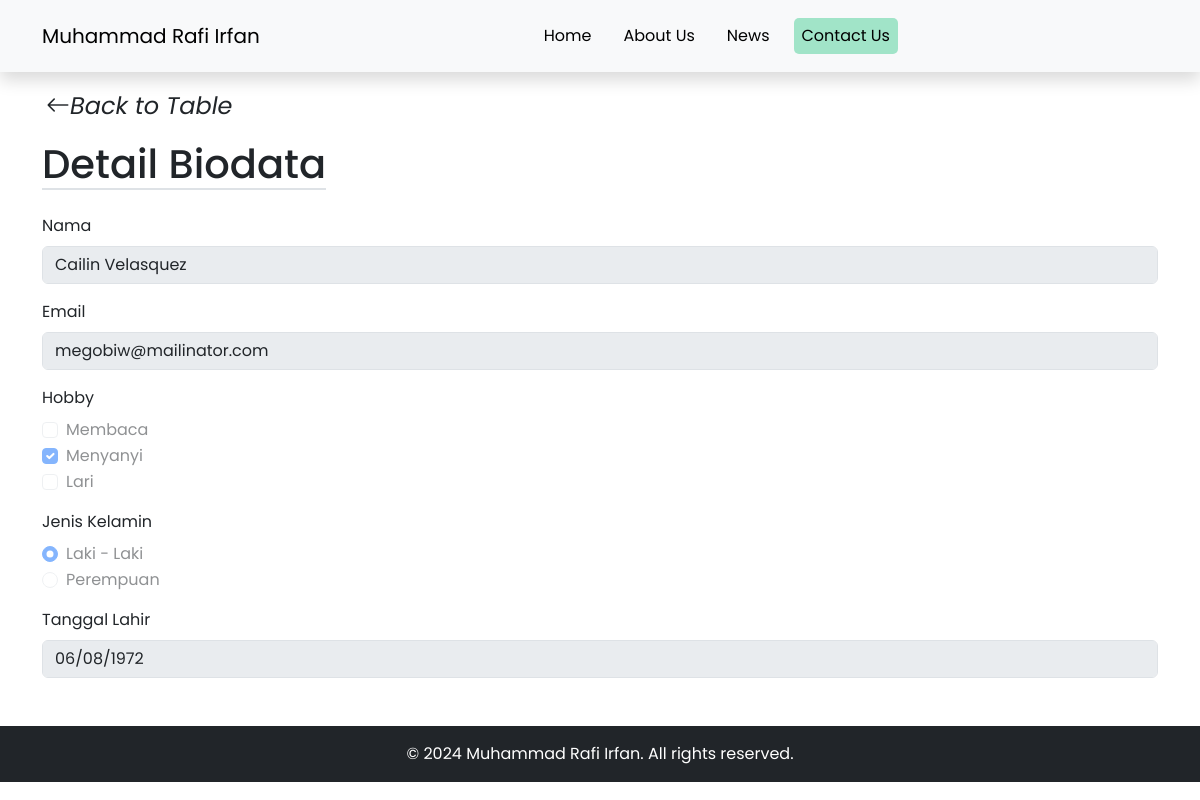
The page /view.php?id=45 on the database its author committed.
### tables this page shows
CREATE TABLE `users` (
  `id` int UNSIGNED NOT NULL,
  `name` varchar(100) NOT NULL,
  `email` varchar(100) NOT NULL,
  `hobbies` varchar(255) NOT NULL,
  `gender` varchar(20) DEFAULT NULL,
  `birthDate` date DEFAULT NULL
);

### view.php (the view, shortened to what this page needs)
<?php
include 'koneksi.php';
$id = $_GET['id'];
$sql = "SELECT * FROM users WHERE id = $id";
$result = $conn->query($sql);
if ($result->num_rows > 0) {
    $row = $result->fetch_assoc();
} else {
    echo "No records found";
    exit;
}
?>
<!DOCTYPE html>
<html lang="en">
<head>
    <link rel="stylesheet" href="https://cdn.jsdelivr.net/npm/bootstrap-icons@1.11.3/font/bootstrap-icons.min.css">
    <link href="https://cdn.jsdelivr.net/npm/bootstrap@5.3.3/dist/css/bootstrap.min.css" rel="stylesheet">
    <link rel="stylesheet" href="assets/css/style.css">
</head>
<body>
    <header class="bg-light position-sticky w-100 shadow py-2">
        <nav class="navbar navbar-expand-lg navbar-light bg-light">
            <div class="container">
                <a class="navbar-brand" href="#">Muhammad Rafi Irfan</a>
                <div class="collapse navbar-collapse justify-content-center" id="navbarNav">
                    <ul class="navbar-nav d-flex gap-3">
                        <li class="nav-item"><a class="nav-link" href="index.php">Home</a></li>
                        <li class="nav-item"><a class="nav-link" href="about.php">About Us</a></li>
                        <li class="nav-item"><a class="nav-link" href="halaman-berita/dashboard-berita.php">News</a></li>
                        <li class="nav-item"><a class="nav-link active" aria-current="page" href="#">Contact Us</a></li>
                    </ul>
                </div>
            </div>
        </nav>
    </header>
    <section class="container my-3">
        <a href="tables.php" class="link-dark link-underline link-underline-opacity-0 p-0 fs-4">
            <i class="bi bi-arrow-left px-1 pe-2 rounded-end fs-4">Back to Table</i>
        </a>
        <h1 class="border-bottom border-2 mt-3" style="width: max-content;">Detail Biodata</h1>
        <form class="mt-4" method="post">
            <div class="mb-3">
                <label for="name" class="form-label">Nama</label>
                <input type="text" class="form-control" id="name" name="fName" value="<?= $row['name'] ?>" disabled>
            </div>
            <div class="mb-3">
                <label for="email" class="form-label">Email</label>
                <input type="email" class="form-control" id="email" name="email" value="<?= $row['email'] ?>" disabled>
            </div>
            <div class="mb-3">
                <label class="form-label">Hobby</label>
                <div class="form-check">
                    <input class="form-check-input" type="checkbox" value="membaca" id="hobbyReading" name="hobby[]" <?= in_array('membaca', explode(',', $row['hobbies'])) ? 'checked' : '' ?> disabled>
                    <label class="form-check-label" for="hobbyReading">Membaca</label>
                </div>
                <div class="form-check">
                    <input class="form-check-input" type="checkbox" value="menyanyi" id="hobbySinging" name="hobby[]" <?= in_array('menyanyi', explode(',', $row['hobbies'])) ? 'checked' : '' ?> disabled>
                    <label class="form-check-label" for="hobbySinging">Menyanyi</label>
                </div>
                <div class="form-check">
                    <input class="form-check-input" type="checkbox" value="lari" id="hobbyRunning" name="hobby[]" <?= in_array('lari', explode(',', $row['hobbies'])) ? 'checked' : '' ?> disabled>
                    <label class="form-check-label" for="hobbyRunning">Lari</label>
                </div>
            </div>
            <div class="mb-3">
                <label class="form-label">Jenis Kelamin</label>
                <div class="form-check">
                    <input class="form-check-input" type="radio" name="gender" id="genderMale" value="male" <?= $row['gender'] == 'male' ? 'checked' : '' ?> disabled>
                    <label class="form-check-label" for="genderMale">Laki - Laki</label>
                </div>
                <div class="form-check">
                    <input class="form-check-input" type="radio" name="gender" id="genderFemale" value="female" <?= $row['gender'] == 'female' ? 'checked' : '' ?> disabled>
                    <label class="form-check-label" for="genderFemale">Perempuan</label>
                </div>
            </div>
            <div class="mb-3">
                <label for="birthDate" class="form-label">Tanggal Lahir</label>
                <input type="date" class="form-control" id="birthDate" name="fBirth" value="<?= $row['birthDate'] ?>" disabled>
            </div>
        </form>
    </section>
    <footer class="bg-dark text-white text-center py-3 mt-5">
        <p class="m-0">&copy; 2024 Muhammad Rafi Irfan. All rights reserved.</p>
    </footer>
</body>
</html>

### assets/css/style.css (style rules this page uses)
:root { scroll-behavior: smooth; }
body { margin: 0; padding: 0; font-family: 'Poppins', sans-serif; font-weight: 400; }
header { top: 0; background-color: bisque; width: 100vw; z-index: 1000; }
.nav-link { border-radius: 5px; padding: 6px 12px; color: black; text-decoration: none; }
.nav-item .active { background-color: rgb(161, 228, 200); }
footer { background-color: bisque; }

### rows shown on the page
users: fName "Cailin Velasquez", email "megobiw@mailinator.com", hobbies "☑", gender "☑ Laki - Laki", gender "☐ Perempuan", fBirth "06/08/1972"
